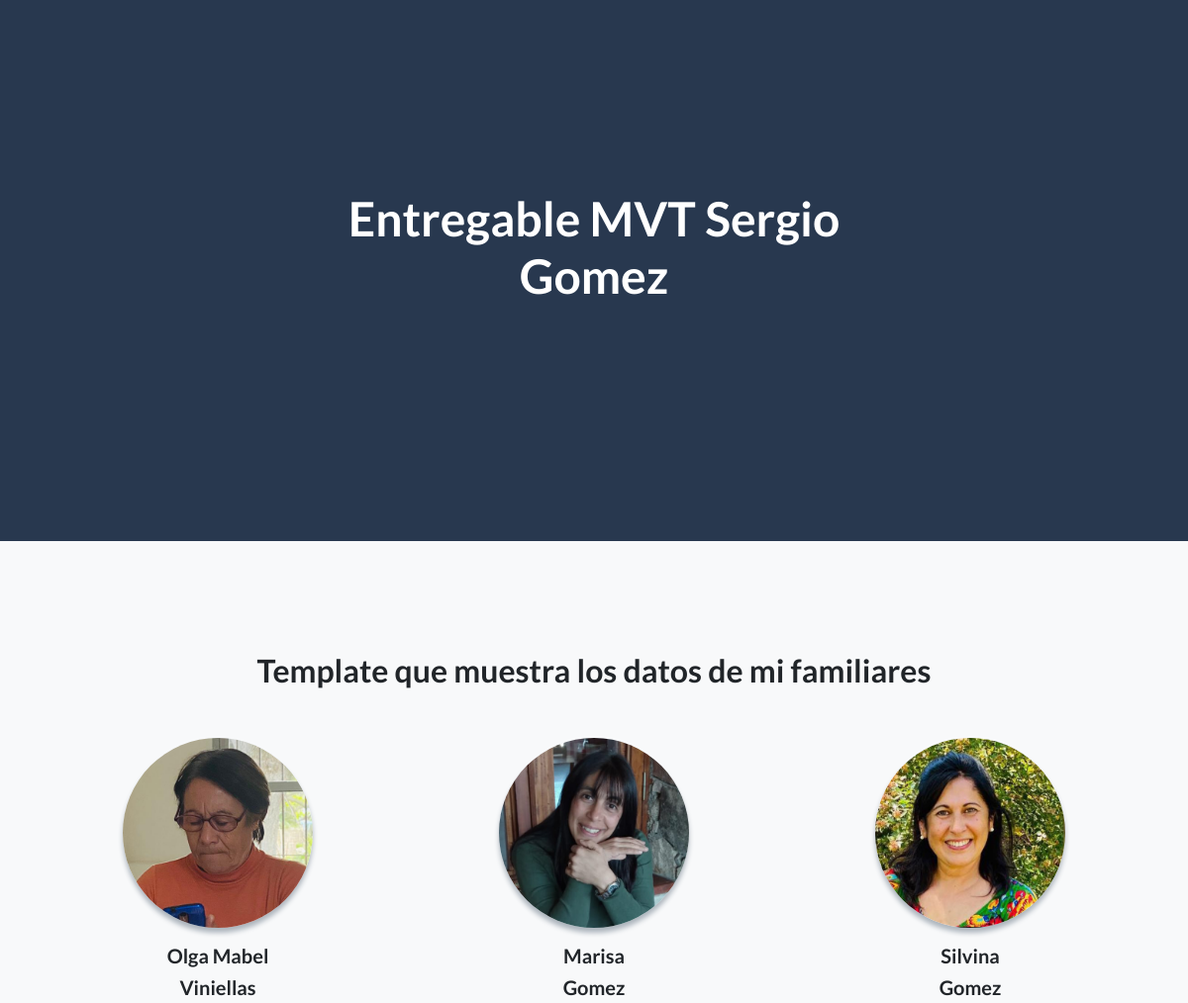
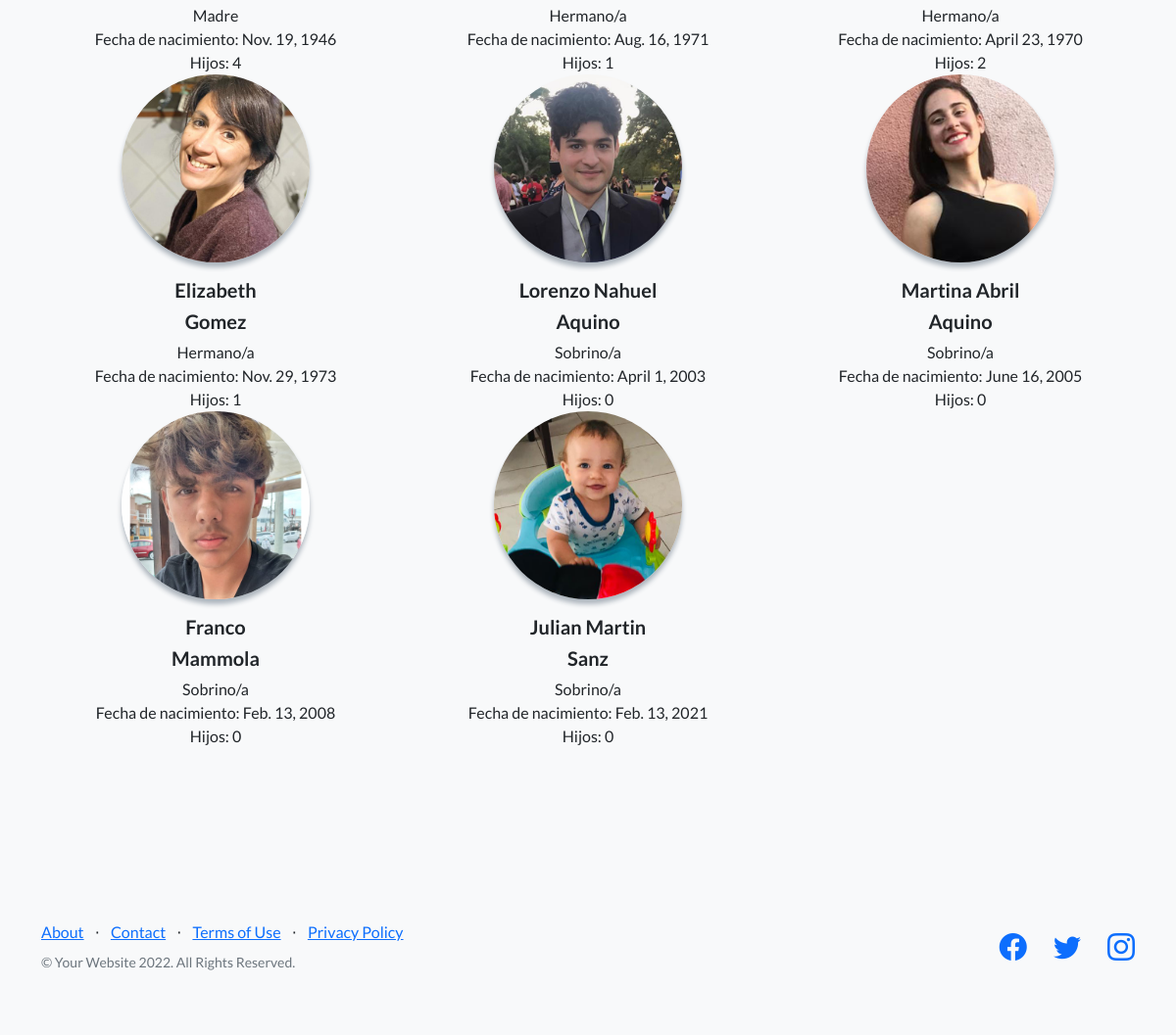
The page / on the database its author committed (2 pictures, top to bottom).
### familiares/models.py (models this page shows, shortened)
class persona (models.Model):
    nombre = models.CharField(max_length=50)
    apellido = models.CharField(max_length=50)
    fecha_de_nacimiento = models.DateField()
    class Tipodepariente(models.TextChoices):
        MADRE ='M', _('Madre')
        PADRE = 'P', _('Padre')
        HERMANO = 'H', _('Hermano/a')
        SOBRINO = 'S', _('Sobrino/a')
    tipo_de_pariente = models.CharField(max_length=1, choices=Tipodepariente.choices, default=Tipodepariente.HERMANO)
    cantidad_de_hijos = models.PositiveSmallIntegerField()
    foto = models.ImageField(upload_to = 'upload/', blank=True, null=True)
    class Meta:
        verbose_name = ("Familiar")
        verbose_name_plural = ("Familiares")

### familiares/views.py (the view)
# urls.py: path('', views.vistafamiliares, name='home'),
def vistafamiliares (request):
    familiares = persona.objects.all()
    return render (request, 'home.html', {'familiares': familiares} )

### templates/home.html
{% extends "base.html" %}
{% block content  %}
   <header class="masthead">
    <div class="container position-relative">
        <div class="row justify-content-center">
            <div class="col-xl-6">
                <div class="text-center text-white">
                    <h1 class="mb-5">Entregable MVT Sergio Gomez</h1>
                </div>
            </div>
        </div>
    </div>
</header>
<section class="testimonials text-center bg-light">
    <div class="container">
        <h2 class="mb-5">Template que muestra los datos de mi familiares</h2>
        <div class="row">
            {% for familiar in familiares %}
            <div class="col-lg-4">
                <div class="testimonial-item mx-auto mb-5 mb-lg-0">
                    <img class="img-fluid rounded-circle mb-3" src="{{familiar.foto.url}}" alt="..." />
                    <h5>{{familiar.nombre}}</h5>
                    <h5>{{familiar.apellido}}</h5>
                    <p class="font-weight-light mb-0">{{familiar.get_tipo_de_pariente_display}}</p>
                    <p class="font-weight-light mb-0"> Fecha de nacimiento: {{familiar.fecha_de_nacimiento}}</p>
                    <p class="font-weight-light mb-0">Hijos: {{familiar.cantidad_de_hijos}}</p>
                </div>
            </div>
            {% endfor %}
        </div>
    </div>
</section>
{% endblock content %}

### templates/base.html (shortened to what this page needs)
<!DOCTYPE html>
{% load static %}
<html lang="en">
    <head>
        <link href="https://cdn.jsdelivr.net/npm/bootstrap-icons@1.5.0/font/bootstrap-icons.css" rel="stylesheet" type="text/css" />
        <link href="/static/css/styles.css" rel="stylesheet" />
    </head>
    {% block content %}
    {% endblock content %}
    <footer class="footer bg-light">
        <div class="container">
            <div class="row">
                <div class="col-lg-6 h-100 text-center text-lg-start my-auto">
                    <ul class="list-inline mb-2">
                        <li class="list-inline-item"><a href="#!">About</a></li>
                        <li class="list-inline-item">⋅</li>
                        <li class="list-inline-item"><a href="#!">Contact</a></li>
                        <li class="list-inline-item">⋅</li>
                        <li class="list-inline-item"><a href="#!">Terms of Use</a></li>
                        <li class="list-inline-item">⋅</li>
                        <li class="list-inline-item"><a href="#!">Privacy Policy</a></li>
                    </ul>
                    <p class="text-muted small mb-4 mb-lg-0">&copy; Your Website 2022. All Rights Reserved.</p>
                </div>
                <div class="col-lg-6 h-100 text-center text-lg-end my-auto">
                    <ul class="list-inline mb-0">
                        <li class="list-inline-item me-4">
                            <a href="#!"><i class="bi-facebook fs-3"></i></a>
                        </li>
                        <li class="list-inline-item me-4">
                            <a href="#!"><i class="bi-twitter fs-3"></i></a>
                        </li>
                        <li class="list-inline-item">
                            <a href="#!"><i class="bi-instagram fs-3"></i></a>
                        </li>
                    </ul>
                </div>
            </div>
        </div>
    </footer>
</body>
</html>

### rows shown on the page
persona: foto (picture), nombre "Olga Mabel", apellido "Viniellas", tipo_de_pariente "Madre", fecha_de_nacimiento "Nov. 19, 1946", cantidad_de_hijos "4"
persona: foto (picture), nombre "Marisa", apellido "Gomez", tipo_de_pariente "Hermano/a", fecha_de_nacimiento "Aug. 16, 1971", cantidad_de_hijos "1"
persona: foto (picture), nombre "Silvina", apellido "Gomez", tipo_de_pariente "Hermano/a", fecha_de_nacimiento "April 23, 1970", cantidad_de_hijos "2"
persona: foto (picture), nombre "Elizabeth", apellido "Gomez", tipo_de_pariente "Hermano/a", fecha_de_nacimiento "Nov. 29, 1973", cantidad_de_hijos "1"
persona: foto (picture), nombre "Lorenzo Nahuel", apellido "Aquino", tipo_de_pariente "Sobrino/a", fecha_de_nacimiento "April 1, 2003", cantidad_de_hijos "0"
persona: foto (picture), nombre "Martina Abril", apellido "Aquino", tipo_de_pariente "Sobrino/a", fecha_de_nacimiento "June 16, 2005", cantidad_de_hijos "0"
persona: foto (picture), nombre "Franco", apellido "Mammola", tipo_de_pariente "Sobrino/a", fecha_de_nacimiento "Feb. 13, 2008", cantidad_de_hijos "0"
persona: foto (picture), nombre "Julian Martin", apellido "Sanz", tipo_de_pariente "Sobrino/a", fecha_de_nacimiento "Feb. 13, 2021", cantidad_de_hijos "0"
